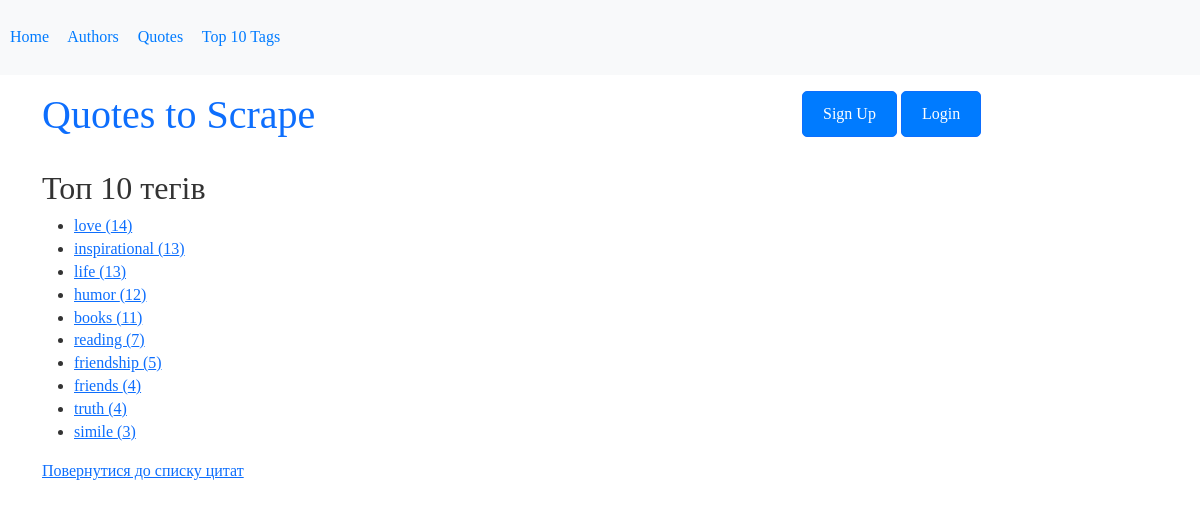
The page /top-tags/ on the database its author committed.
### quotes/models.py (models this page shows, shortened)
class Tag(models.Model):
    name = models.CharField(max_length=100, unique=True)

### quotes/views.py (the view)
# urls.py: path('top-tags/', views.top_tags, name='top_tags'),
def top_tags(request):
    tags = Tag.objects.annotate(num_quotes=Count('quotes')).order_by('-num_quotes')[:10]
    return render(request, 'quotes/top_tags.html', {'tags': tags})

### quotes/templates/quotes/top_tags.html
{% extends 'quotes/base.html' %}
{% block content %}
<h2>Топ 10 тегів</h2>
<ul>
    {% for tag in tags %}
    <li>
        <a href="{% url 'quotes:tag_detail' tag.id %}">{{ tag.name }} ({{ tag.num_quotes }})</a>
    </li>
    {% empty %}
    <li>Теги не знайдені.</li>
    {% endfor %}
</ul>
<a href="{% url 'quotes:quote_list' %}">Повернутися до списку цитат</a>
{% endblock %}

### quotes/templates/quotes/base.html (shortened to what this page needs)
<!DOCTYPE html>
<html lang="en">
<head>
    <link href="https://cdn.jsdelivr.net/npm/bootstrap@5.3.3/dist/css/bootstrap.min.css" rel="stylesheet"
>
    {% load static %}
    <link rel="stylesheet" href="{% static 'quotes/style.css' %}">
</head>
<body>
<header>
    <nav class="pt-3 mb-3">
        <a href="{% url 'quotes:root' %}">Home</a>
        <a href="{% url 'quotes:author_list' %}">Authors</a>
        <a href="{% url 'quotes:quote_list' %}">Quotes</a>
        <a href="{% url 'quotes:top_tags' %}">Top 10 Tags</a>
    </nav>
</header>
<div class="container">
    <div class="row header-box pt-3 mb-3">
        <div class="col-md-8">
            <h1>
                <a href="/" style="text-decoration: none">Quotes to Scrape</a>
            </h1>
        </div>
        <div class="col-md-4">
            <p>
                {% if user.is_authenticated %}
                <a href="{% url 'account_logout' %}" class="btn btn-primary"
                   onclick="event.preventDefault(); document.getElementById('logout-form').submit();">Logout</a>
            <form id="logout-form" action="{% url 'account_logout' %}" method="post" style="display: none;">
                {% csrf_token %}
            </form>
            {% else %}
            <a href="{% url 'users:signup' %}" class="btn btn-primary">Sign Up</a>
            <a href="{% url 'users:signin' %}" class="btn btn-primary">Login</a>
            {% endif %}
            </p>
        </div>
    </div>
    {% block content %} {% endblock %}
</div>
</body>
</html>

### quotes/static/quotes/style.css (style rules this page uses)
body { font-family: Georgia, "Times New Roman", Times, serif; font-size: 16px; line-height: 1.42857143; color: #333333; background-color: #ffffff; margin: 0; padding: 0; }
header { background-color: #f8f9fa; padding: 10px; }
nav a { margin-right: 15px; text-decoration: none; color: #007bff; }
.btn { padding: 10px 20px; text-decoration: none; color: #ffffff; background-color: #007bff; border-radius: 5px; }

### rows shown on the page
Tag: name "love", num_quotes "14"
Tag: name "inspirational", num_quotes "13"
Tag: name "life", num_quotes "13"
Tag: name "humor", num_quotes "12"
Tag: name "books", num_quotes "11"
Tag: name "reading", num_quotes "7"
Tag: name "friendship", num_quotes "5"
Tag: name "friends", num_quotes "4"
Tag: name "truth", num_quotes "4"
Tag: name "simile", num_quotes "3"
